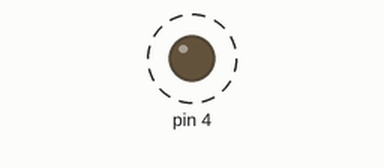
This sketch was run on a simulated Arduino Uno, built with avr-gcc and run on an emulated ATmega328P. On the bench: output pins drawn as LEDs (lit = HIGH). Dashed ring = blinking.

Above: at 0.5 s.
Timing chart, 0 to 4.6 s (numbered marks = the images above):
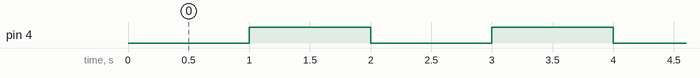

The sketch:

codigo.ino
```cpp
// C++ code
//
void setup()
{
  pinMode(3,LOW);
  pinMode(4,HIGH);

}

void loop()
{
  digitalWrite(3, HIGH);
  digitalWrite(4, LOW);
  delay(1000);
  digitalWrite(4,HIGH);
  digitalWrite(3,LOW);
  delay(1000);
}
```

Measured:
- by itself, pin 4: alternates HIGH for 1.0 s and LOW for 1.0 s
